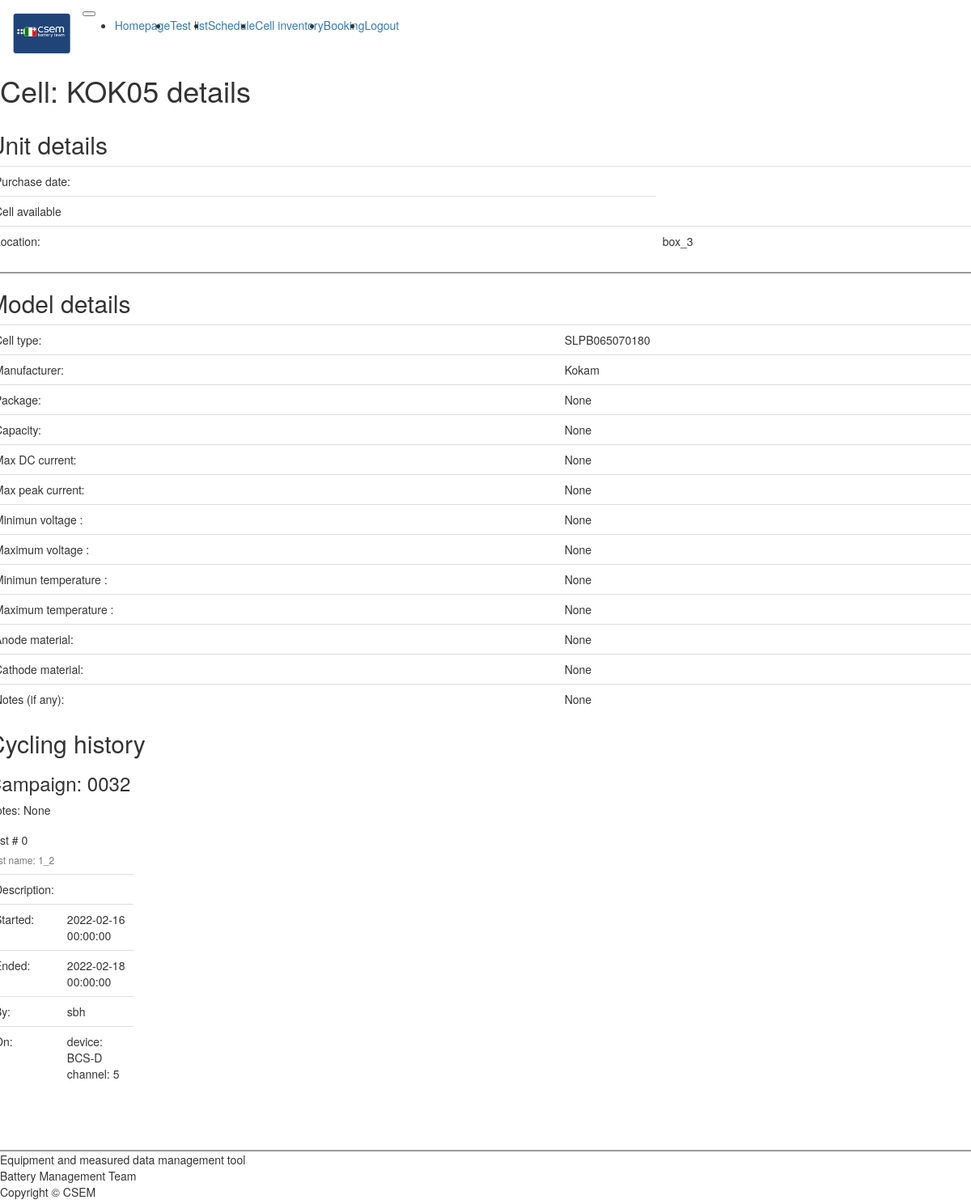
/cell_details19 (signed in), run on the app's committed database.
### app/models.py (models this page shows, shortened)
class Cell(db.Model):
    __tablename__ = 'cell'
    id            = db.Column(db.Integer,primary_key=True)
    name          = db.Column(db.String(64),unique=True)
    model_id      = db.Column(db.Integer, db.ForeignKey('cell_type.id'))
    purchase_date = db.Column(db.DateTime(timezone=True))
    under_use     = db.Column(db.Boolean)
    location      = db.Column(db.Integer, db.ForeignKey('location.id'))
    single_test      = db.relationship('SingleTest', backref='cell id (in use)',lazy='dynamic',foreign_keys="SingleTest.cell_id")

class Location(db.Model):
    __tablename__ = 'location'
    id            = db.Column(db.Integer,primary_key=True)
    name          = db.Column(db.String(64),unique=True)
    cellslocation_id= db.relationship('Cell', backref='celllocation',lazy='dynamic',foreign_keys="Cell.location")
    def __repr__(self):
        return '{}'.format(self.name)

class Cell_type(db.Model):
    __tablename__      = 'cell_type'
    id                 = db.Column(db.Integer,primary_key=True)
    model              = db.Column(db.String(64),index=True,unique=True)
    maker              = db.Column(db.String(64))
    anode              = db.Column(db.String(64))
    cathode            = db.Column(db.String(64))
    package            = db.Column(db.String(64))
    capacity           = db.Column(db.Float)
    max_dc_current     = db.Column(db.Float)
    max_peak_current   = db.Column(db.Float)
    min_voltage        = db.Column(db.Float)
    max_voltage        = db.Column(db.Float)
    min_temperature    = db.Column(db.Float)
    max_temperature    = db.Column(db.Float)
    note               = db.Column(db.String(256))
    model_id           = db.relationship('Cell', backref='cell_type',lazy='dynamic',foreign_keys="Cell.model_id")

class Campaign(db.Model):
    __tablename__ = 'campaign'
    id            = db.Column(db.Integer,primary_key=True)
    name          = db.Column(db.String(64),index=True)
    description   = db.Column(db.String(512))
    project       = db.Column(db.Integer, db.ForeignKey('project.id'))
    campaign_id      = db.relationship('Test', backref='test_campaign',lazy='dynamic',foreign_keys="Test.campaign_id")

class Test(db.Model):
    __tablename__ = 'test'
    id            = db.Column(db.Integer,primary_key=True)
    name          = db.Column(db.String(64))
    description   = db.Column(db.String(512))
    start         = db.Column(db.DateTime(timezone=True))
    end           = db.Column(db.DateTime(timezone=True))
    temp          = db.Column(db.Float)
    active        = db.Column(db.Boolean)
    user_id       = db.Column(db.Integer, db.ForeignKey('user.id'))
    campaign_id   = db.Column(db.Integer, db.ForeignKey('campaign.id'))
    type_2        = db.Column(db.Integer, db.ForeignKey('test_type.id'))
    type_1        = db.Column(db.Integer, db.ForeignKey('test_type.id'))
    devices       = db.relationship("Device", secondary=device_enaged_identifier)
    singleTests   = db.relationship('SingleTest', backref='batch_list',lazy='dynamic',foreign_keys="SingleTest.test_id")

class User(UserMixin, db.Model):
    __tablename__  = 'user'
    id             =  db.Column(db.Integer,primary_key=True)
    username       = db.Column(db.String(64),index=True,unique=True)
    password_hash  = db.Column(db.String(64))
    test_id      = db.relationship('Test', backref='user',lazy='dynamic',foreign_keys="Test.user_id")

### app/routes.py (the view)
@app.route('/cell_details<id>', methods=['GET'])
@login_required
def cell_details_get(id):
    cell = Cell.query.filter_by(id=id).first()
    model = Cell_type.query.filter_by(id=cell.model_id).first()
    singles   = SingleTest.query.filter_by(cell_id=cell.id).all()
    tests_    = [ Test.query.filter_by(id=single.test_id).first() for single in singles ]
    tests_    = [ test.__dict__ for test in tests_]
    campaigns = list(dict.fromkeys([ Campaign.query.filter_by(id=test['campaign_id']).first() for test in tests_]))
    channels  = [Channel.query.filter_by(id=single.channel_id).first() for single in singles]
    devices   = [Device.query.filter_by(id=channel.device_id).first() for channel in channels]
    details   = [ "device: "+devices[_].name+" channel: "+str(channels[_].chan_number) for _ in range(len(devices)) ]
    for t, test in enumerate(tests_):
        test['device']=details[t]
    tests = [ [ {'name':test_['name'],'start':test_['start'],'end': test_['end'],
             'user':User.query.filter_by(id=test_['user_id']).first().username, 'device':test_['device']  }
                for test_ in tests_ if test_['campaign_id'] == campaign.id ] for campaign in campaigns]
    cell_ = {'id':cell.id, 'name':cell.name,
        'location': Location.query.filter_by(id = cell.location).first(),
        'type':Cell_type.query.filter_by(id=cell.model_id).first().model,
        'under_use':cell.under_use }
    return render_template('cell_details.html',model= model, cell=cell_, campains= campaigns, tests=tests)

### app/models.py (called while the page is built)
@login.user_loader
def load_user(id):
    return(User.query.get(int(id)))

### app/routes.py (called while the page is built)
@app.context_processor
def inject_enumerate():
    return dict(enumerate=enumerate)

@app.context_processor
def inject_str():
    return dict(str=str)

@app.context_processor
def inject_urlencode():
    return dict(urlencode=urlencode)

@app.context_processor
def inject_floor():
    return dict(floor=floor)

### app/templates/cell_details.html (shortened to what this page needs)
{% extends "base.html" %}
{% import 'bootstrap/wtf.html' as wtf %}
{% block main %}
<div class="row container-fluid mt-3">
    <div class="col-10">
        <h1>Cell: {{ cell.name }} details</h1>
        <div class="row mt-3">
            <div class="col-5 me-3">
                <h2>Unit details</h2>
                <table id="cell_details" class="table">
                    <tbody >
                            <tr>
                            <td>Purchase date:</td> <td>{{ cell.purchase_date }}</td>
                            </tr>
                            {% if cell.under_use == False %}
                            <tr>
                            <td>Cell available</td>
                            </tr>
                            <tr>
                            <td>Location:</td> <td>{{ cell.location }}</td>
                            </tr>
                            {% else %}
                            <tr>
                                <td>Cell under use</td>
                                </tr>
                            {% endif %}
                    </tbody>
                  </table>
                <div class="divider" style="border-top: 2px solid #999;"></div>
                <h2>Model details </h2>
                <table id="model_details" class="table">
                    <tbody >
                            <tr>
                            <td>Cell type:</td> <td>{{ model.model }}</td>
                            </tr>
                            <tr>
                            <td>Manufacturer:</td> <td>{{ model.maker }}</td>
                            </tr>
                            <tr>
                            <td>Package:</td> <td>{{ model.package }}</td>
                            </tr>
                            <tr>
                            <td>Capacity:</td> <td>{{ model.capacity }}</td>
                            </tr>
                            <tr>
                            <td>Max DC current:</td> <td>{{ model.max_dc_current }}</td>
                            </tr>
                            <tr>
                            <td>Max peak current:</td> <td>{{ model.max_peak_current }}</td>
                            </tr>
                            <tr>
                            <td>Minimun voltage :</td> <td>{{ model.min_voltage }}</td>
                            </tr>
                            <tr>
                            <td>Maximum voltage :</td> <td>{{ model.max_voltage }}</td>
                            </tr>
                            <tr>
                            <td>Minimun temperature :</td> <td>{{ model.min_temperature }}</td>
                            </tr>
                            <tr>
                            <td>Maximum temperature :</td> <td>{{ model.max_temperature }}</td>
                            </tr>
                            <tr>
                            <td>Anode material:</td> <td>{{ model.anode }}</td>
                            </tr>
                            <tr>
                            <td>Cathode material:</td> <td>{{ model.cathode }}</td>
                            </tr>
                            <tr>
                            <td>Notes (if any):</td> <td>{{ model.note }}</td>
                            </tr>
                    </tbody>
                  </table>
            </div>
            <div class="col-7 ms-4">
                <h2>Cycling history</h2>
                {% for _, campain in enumerate(campains) %}
                    <h3>Campaign: {{ campain.name }}  </h3>
                    <p>Notes: {{ campain.description }}</p>
                    <div class="container-fluid" style = 'overflow-y:scroll; height:400px;'>
                    <div class="row">
                    {% for i, test in enumerate(tests[_]) %}
                        <div class="card" style="width: 18rem;">
                            <div class="card-body">
                                <h5 class="card-title">Test # {{ i }} </h5>
                                <h6 class="card-subtitle mb-2 text-muted"> Test name: {{ test.name }} </h6>
                                <p class="card-text">
                                <table id="history" class="table">
                                    <tbody >
                                        <tr><td>Description: </td> <td>{{ test.description }} </td></tr>
                                        <tr><td>Started: </td> <td>{{ test.start }} </td></tr>
                                        <tr><td>Ended: </td> <td>{{ test.end }} </td></tr>
                                        <tr><td>By: </td> <td>{{ test.user }} </td></tr>
                                        <tr><td>On: </td> <td>{{ test.device }}
                                        </td></tr>
                                    </tbody>
                                </table>
                                </p>
                            </div>
                        </div>
                    {% endfor %}
                    </div>
                    </div>
                    <div class="divider" style="border-top: 2px solid #999;"></div>
                {% endfor %}
            </div>
        </div>
    </div>
</div>
{% endblock %}

### data on the page
Cell: name "KOK05"
Location: location "box_3"
Cell_type: model "SLPB065070180", maker "Kokam", package "None", capacity "None", max_dc_current "None", max_peak_current "None", min_voltage "None", max_voltage "None", min_temperature "None", max_temperature "None", anode "None", cathode "None", note "None"
Campaign: name "0032", description "None"
Test: active "0", name "1_2", start "2022-02-16 00:00:00", end "2022-02-18 00:00:00", user "sbh", device "device: BCS-D channel: 5"
